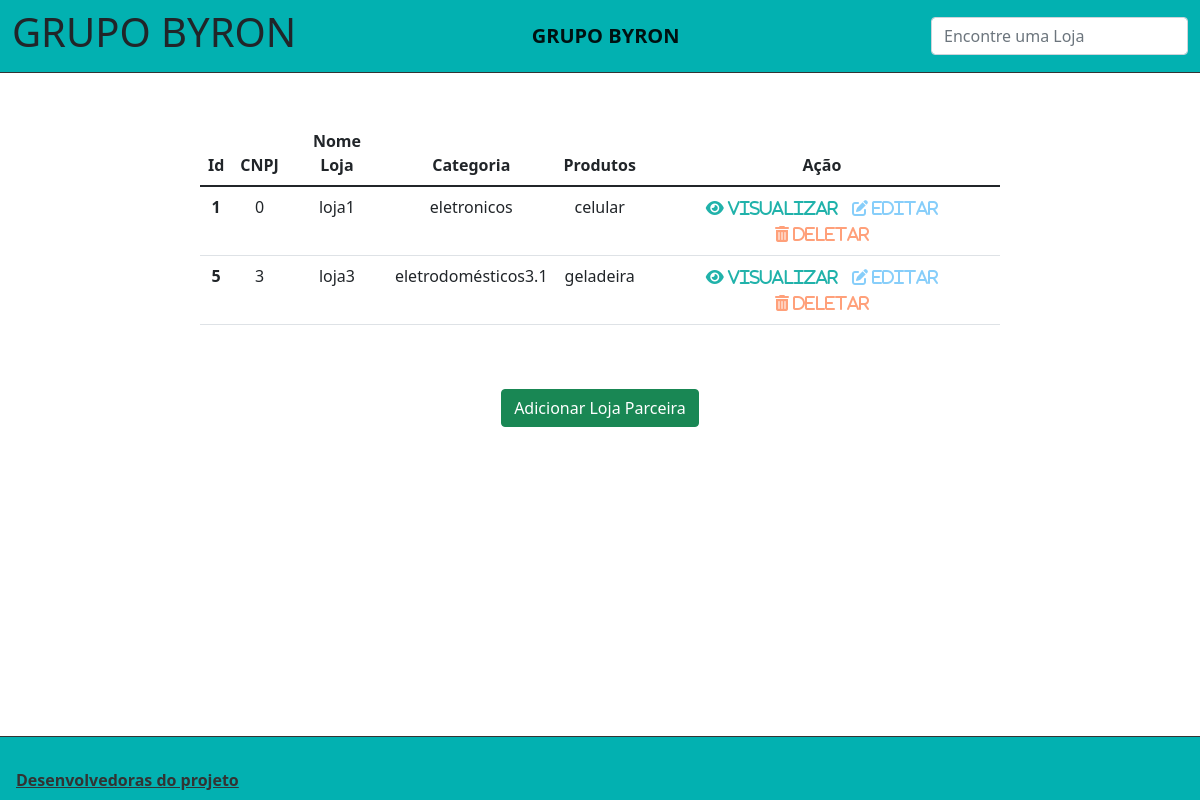
/, run on an earlier commit of the app's database.
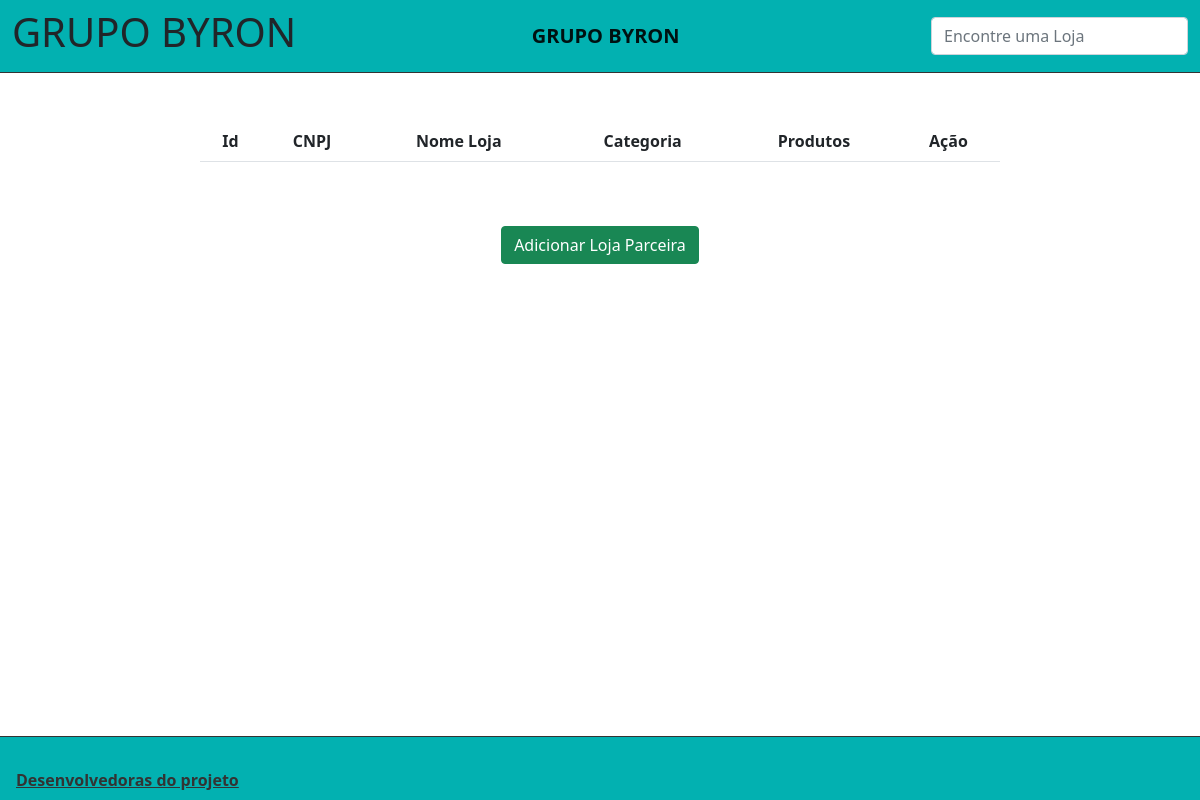
And on a later commit of the database.
### app/models.py (models this page shows)
class Stores(models.Model):
  cnpj = models.CharField(max_length=50)
  store_name = models.CharField(max_length=50)
  product_category = models.CharField(max_length=50)
  product = models.CharField(max_length=100)

### app/views.py (the view)
# urls.py: 2. Add a URL to urlpatterns:  path('', views.home, name='home')
def home(request):
   data = {}
   search = request.GET.get('search')
   if search:
     data['db'] = Stores.objects.filter(store_name__icontains = search)
   else:
      data['db'] = Stores.objects.all()
   return render(request, 'index.html', data)

### app/templates/index.html (shortened to what this page needs)
{% extends 'base.html' %}
{% block content %}
<body>
  <div class="col-8 m-auto pt-5 pd-2 text-center">
    <table class="table">
      <thead>
        <tr>
          <th scope="col">Id</th>
          <th scope="col">CNPJ</th>
          <th scope="col">Nome Loja</th>
          <th scope="col">Categoria</th>
          <th scope="col">Produtos</th>
          <th scope="col">Ação</th>
        </tr>
      </thead>
      <tbody>
      {% for dbs in db %}
        <tr>
          <th scope="row">{{dbs.id}}</th>
          <td>{{dbs.cnpj}}</td>
          <td>{{dbs.store_name}}</td>
          <td>{{dbs.product_category}}</td>
          <td>{{dbs.product}}</td>
          <td>
            <a href="/view/{{dbs.id}}/" class="far fa-eye"> Visualizar</a>
            <a href="/edit/{{dbs.id}}/" class="far fa-edit"> Editar</a>
            <a href="/delete/{{dbs.id}}/" class="far fa-trash-alt"> Deletar</a>
          </td>
        </tr>
      {% endfor %}
      </tbody>
    </table>
    <div class="col-8 m-auto pt-5 pd-2 text-center">
      <a href="/form" class="btn btn-success">Adicionar Loja Parceira</a>
    </div>
  </div>
  {% load static %}
 </body>
{% endblock  %}

### app/templates/base.html (shortened to what this page needs)
{% load static %}
<!DOCTYPE html>
<html lang="pt-br">
<head>
  <link rel="stylesheet" href="{% static 'styles.css' %}" >
  <link href="https://cdn.jsdelivr.net/npm/bootstrap@5.1.1/dist/css/bootstrap.min.css" rel="stylesheet">
</head>
<Header class="header">
  <nav class="navbar navbar-light ">
    <div class="container-fluid">
      <h1>GRUPO BYRON</h1>
      <a href="/" class="navbar-brand">GRUPO BYRON</a>
      <form class="form-group" method="GET" id="search">
        <input type="text" id="search" name="search" class="form-control" placeholder="Encontre uma Loja " >
      </form>
    </div>
  </nav>
</Header>
<body>
  {% block content %}
  {% endblock %}
  {% load static %}
 </body>
 <footer class="footer">
  <nav class="navbar fixed-bottom navbar-light ">
    <a class="navbar-brand-footer" href="https://github.com/future4code/Tania-Oliveira">Desenvolvedoras do projeto </a>
  </nav>
 </footer>
</html>

### app/static/styles.css (style rules this page uses)
header.header { height: 4.5 rem; border-bottom: 1px solid #333; background-color: rgb(2, 177, 177); }
.navbar-brand { font-weight: bold; }
.navbar-brand-footer { font-weight: bold; margin-left: 1rem; color: #333; cursor: pointer; }
footer.footer { height: 4rem; position:absolute; bottom:0; width:100%; border-top: 1px solid #333; background-color: rgb(2, 177, 177); }

What changed in the data, as far as the page shows it:
removed Stores: id "1", cnpj "0", store_name "loja1", product_category "eletronicos", product "celular"
removed Stores: id "5", cnpj "3", store_name "loja3", product_category "eletrodomésticos3.1", product "geladeira"
